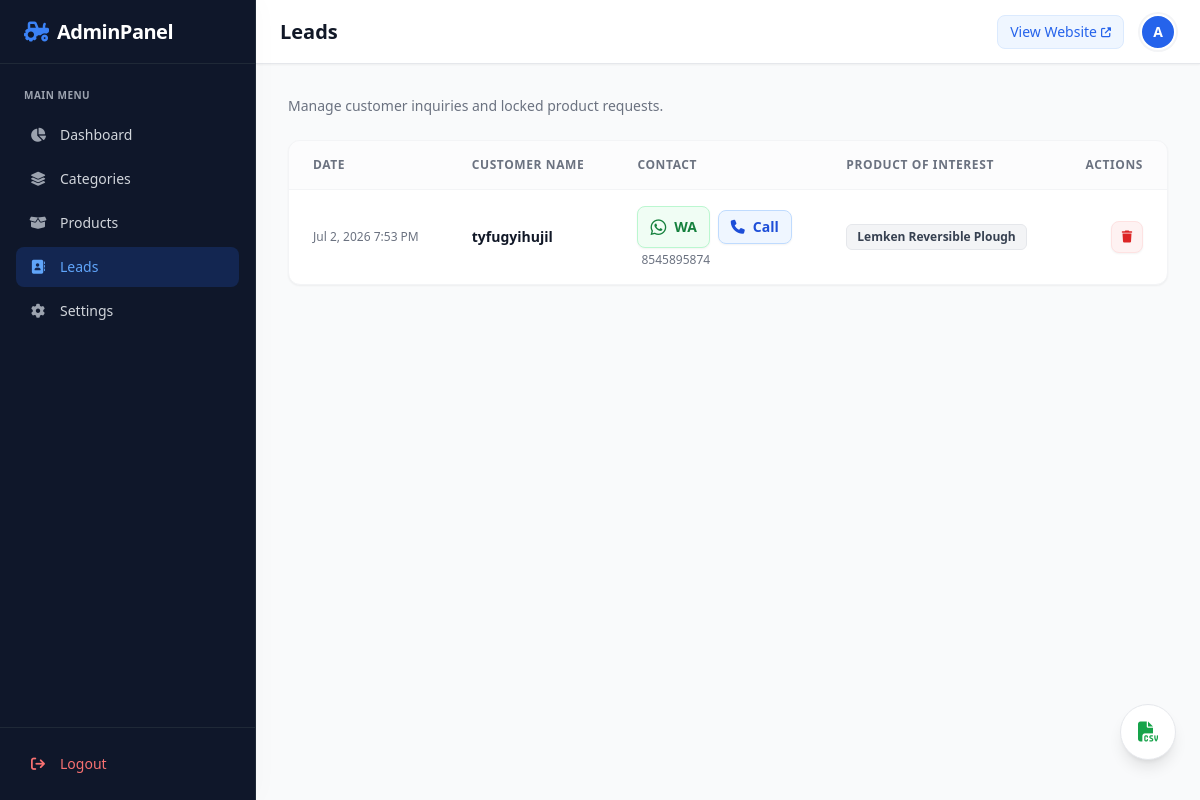
Before: /admin/leads.php (signed in) with the older database file.
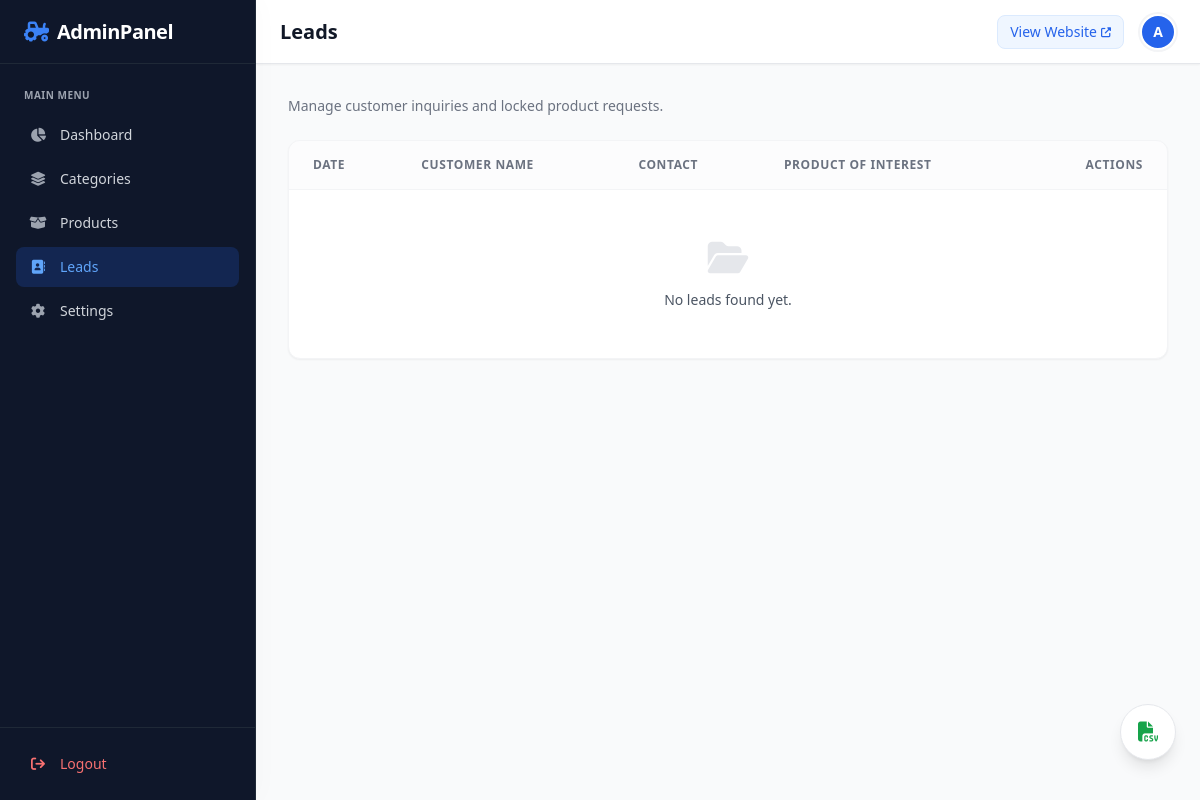
After: the same page with the newer database file.
### tables this page shows
CREATE TABLE leads (
    id INTEGER PRIMARY KEY AUTOINCREMENT,
    product_id INTEGER,
    customer_name TEXT NOT NULL,
    phone TEXT NOT NULL,
    created_at DATETIME DEFAULT CURRENT_TIMESTAMP,
    FOREIGN KEY(product_id) REFERENCES products(id)
);

CREATE TABLE products (
    id INTEGER PRIMARY KEY AUTOINCREMENT,
    category_id INTEGER,
    name TEXT NOT NULL,
    slug TEXT NOT NULL UNIQUE,
    short_description TEXT,
    description TEXT,
    specifications TEXT,
    applications TEXT,
    price REAL,
    price_visibility TEXT DEFAULT 'public', -- 'public', 'locked', 'hidden'
    featured INTEGER DEFAULT 0,
    status TEXT DEFAULT 'active', -- 'active', 'inactive'
    created_at DATETIME DEFAULT CURRENT_TIMESTAMP,
    FOREIGN KEY(category_id) REFERENCES categories(id)
);

### admin/leads.php (the view, shortened to what this page needs)
<?php
require_once __DIR__ . '/../includes/functions.php';
$leads = $pdo->query("
    SELECT l.*, p.name as product_name
    FROM leads l
    LEFT JOIN products p ON l.product_id = p.id
    ORDER BY l.id DESC
")->fetchAll();
include __DIR__ . '/includes/header.php';
?>
<div class="mb-6 animate-fade-in">
    <p class="text-gray-500 text-sm">Manage customer inquiries and locked product requests.</p>
</div>
<div class="bg-white rounded-xl shadow-sm border border-gray-100 overflow-hidden animate-slide-up">
    <div class="overflow-x-auto">
        <table class="w-full text-left border-collapse min-w-max">
            <thead>
                <tr class="bg-gray-50/50 text-gray-500 text-xs uppercase tracking-wider border-b border-gray-100">
                    <th class="px-6 py-4 font-semibold">Date</th>
                    <th class="px-6 py-4 font-semibold">Customer Name</th>
                    <th class="px-6 py-4 font-semibold">Contact</th>
                    <th class="px-6 py-4 font-semibold">Product of Interest</th>
                    <th class="px-6 py-4 font-semibold text-right">Actions</th>
                </tr>
            </thead>
            <tbody class="text-sm divide-y divide-gray-50">
                <?php if (empty($leads)): ?>
                    <tr>
                        <td colspan="5" class="px-6 py-12 text-center text-gray-500">
                            <i class="fa-solid fa-folder-open text-4xl mb-3 text-gray-200"></i>
                            <p class="font-medium text-gray-600">No leads found yet.</p>
                        </td>
                    </tr>
                <?php else: ?>
                    <?php foreach ($leads as $lead): ?>
                        <tr class="hover:bg-gray-50/80 transition duration-150">
                            <td class="px-6 py-4 text-gray-500 text-xs whitespace-nowrap font-medium"><?php echo date('M j, Y g:i A', strtotime($lead['created_at'])); ?></td>
                            <td class="px-6 py-4 font-bold text-gray-900"><?php echo htmlspecialchars($lead['customer_name']); ?></td>
                            <td class="px-6 py-4">
                                <div class="flex items-center gap-2">
                                    <a href="https://wa.me/<?php echo preg_replace('/[^0-9]/', '', $lead['phone']); ?>" target="_blank" data-turbo="false" class="inline-flex items-center px-3 py-1.5 rounded-lg bg-green-50 text-green-700 hover:bg-green-100 transition font-bold gap-2 text-sm border border-green-200 shadow-sm">
                                        <i class="fa-brands fa-whatsapp text-lg"></i> WA
                                    </a>
                                    <a href="tel:<?php echo preg_replace('/[^0-9+]/', '', $lead['phone']); ?>" data-turbo="false" class="inline-flex items-center px-3 py-1.5 rounded-lg bg-blue-50 text-blue-700 hover:bg-blue-100 transition font-bold gap-2 text-sm border border-blue-200 shadow-sm">
                                        <i class="fa-solid fa-phone"></i> Call
                                    </a>
                                </div>
                                <div class="mt-1 text-xs text-gray-500 font-medium ml-1">
                                    <?php echo htmlspecialchars($lead['phone']); ?>
                                </div>
                            </td>
                            <td class="px-6 py-4">
                                <span class="inline-flex items-center px-2.5 py-1 rounded-md text-xs font-semibold bg-gray-100 text-gray-700 border border-gray-200">
                                    <?php echo htmlspecialchars($lead['product_name']); ?>
                                </span>
                            </td>
                            <td class="px-6 py-4 text-right">
                                <div class="flex items-center justify-end">
                                    <a href="?delete=<?php echo $lead['id']; ?>" class="w-8 h-8 rounded-lg bg-red-50 text-red-600 hover:bg-red-100 flex items-center justify-center transition shadow-sm border border-red-100" onclick="return confirm('Are you sure you want to delete this lead?');">
                                        <i class="fa-solid fa-trash text-xs"></i>
                                    </a>
                                </div>
                            </td>
                        </tr>
                    <?php endforeach; ?>
                <?php endif; ?>
            </tbody>
        </table>
    </div>
</div>
<a href="/admin/leads_export.php" data-turbo="false" class="fixed bottom-24 md:bottom-10 right-6 bg-white border border-gray-200 text-gray-700 w-14 h-14 rounded-full flex items-center justify-center hover:bg-gray-50 transition shadow-lg z-30 group hover:scale-105" title="Export CSV">
    <i class="fa-solid fa-file-csv text-green-600 text-xl transition-transform"></i>
</a>
<?php include __DIR__ . '/includes/footer.php'; ?>

Changed rows visible on the page:
removed leads: created_at "Jul 2, 2026 7:53 PM", customer_name "tyfugyihujil", phone "8545895874", product.name "Lemken Reversible Plough"
Other visible differences:
text now shown: "No leads found yet."
